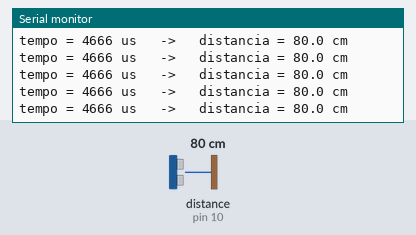
This sketch was run on a simulated Arduino Uno, built with avr-gcc and run on an emulated ATmega328P. On the bench: the last lines printed to the serial monitor. Wiring (inferred from the names in the program): ultrasonic range finder: trigger pin 9; echo pin 10. The inputs (shaded band) are chosen by the test bench; at power-on: distance to the obstacle (sensor on pin 10) 80 cm. The echo pulse lasts 58.3 µs per cm.

Above: at 1.2 s.
1.3 s: distance to the obstacle (sensor on pin 10) set to 35 cm
At 1.38 s:
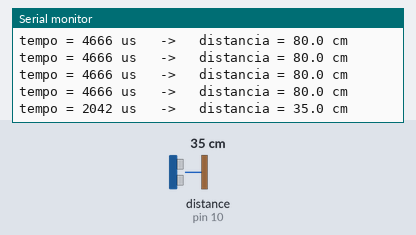
4.3 s: distance to the obstacle (sensor on pin 10) set to 250 cm
At 4.39 s:
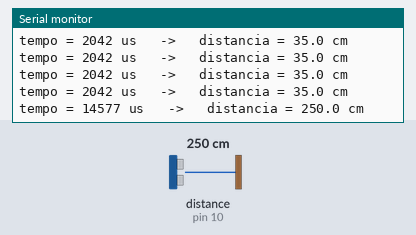
7.3 s: distance to the obstacle (sensor on pin 10) set to 299 cm
At 7.4 s:
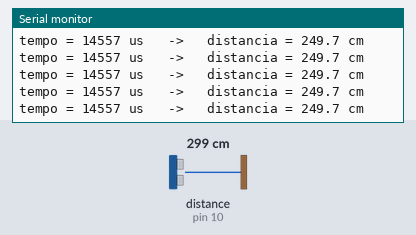
10.3 s: distance to the obstacle (sensor on pin 10) set to 2 cm
At 10.36 s:
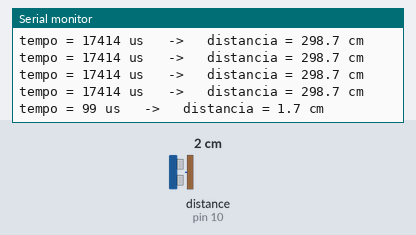
13.3 s: distance to the obstacle (sensor on pin 10) set to 18 cm
At 13.3 s:
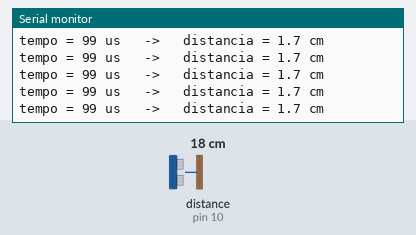
16.3 s: distance to the obstacle (sensor on pin 10) set to 60 cm
At 16.37 s:
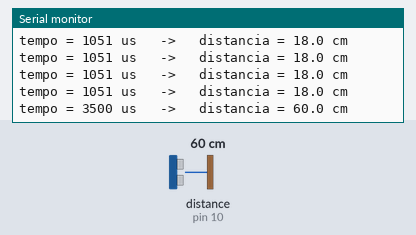
Timing chart, 0 to 19.3 s (numbered marks = the images above; inputs shaded):
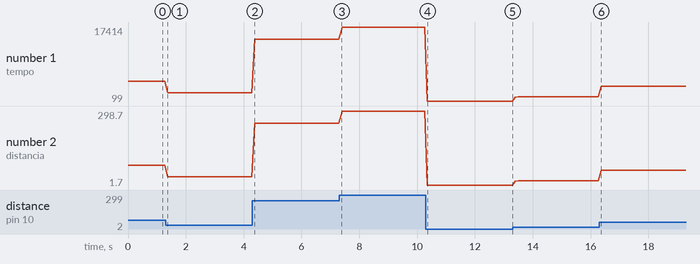

Measured:
- after the input at 1.3 s, the serial monitor: prints a new line after 0.08 s (image 1)
- after the input at 4.3 s, the serial monitor: prints a new line after 0.09 s (image 2)
- after the input at 10.3 s, the serial monitor: prints a new line after 0.06 s (image 4)
- after the input at 16.3 s, the serial monitor: prints a new line after 0.07 s (image 6)
- plotted number 1: 4666 → 2042 after the input at 1.3 s, 2042 → 14557 after the input at 4.3 s, 14557 → 17414 after the input at 7.3 s, 17414 → 99 after the input at 10.3 s, 99 → 1051 after the input at 13.3 s
- plotted number 2: 80 → 35 after the input at 1.3 s, 35 → 249.7 after the input at 4.3 s, 249.7 → 298.7 after the input at 7.3 s, 298.7 → 1.7 after the input at 10.3 s, 1.7 → 18 after the input at 13.3 s

The sketch:

01_hcsr04_basico.ino
```cpp
/*
  01 - HC-SR04: medindo distancia com som
  Placa: Arduino Uno/Nano

  Ligacoes do HC-SR04:
    VCC  -> 5V        GND  -> GND
    TRIG -> pino 9    ECHO -> pino 10

  Como funciona (fisica):
    1. Mandamos um pulso de 10 us no TRIG.
    2. O sensor emite 8 "cliques" ultrassonicos de 40 kHz (inaudiveis).
    3. O pino ECHO fica em HIGH ate o eco voltar. pulseIn() mede esse tempo em microssegundos.
    4. O som anda a ~343 m/s = 0,0343 cm/us. O tempo medido e de IDA E VOLTA, entao:
          distancia (cm) = tempo (us) * 0,0343 / 2  =  tempo / 58,3
       E uma regra de tres: 58,3 us  <->  1 cm.
*/
const int TRIG = 9;
const int ECHO = 10;

void setup() {
  Serial.begin(9600);
  pinMode(TRIG, OUTPUT);
  pinMode(ECHO, INPUT);
  digitalWrite(TRIG, LOW);
}

void loop() {
  // 1) pulso de disparo: LOW limpo, depois HIGH por 10 us
  digitalWrite(TRIG, LOW);  delayMicroseconds(2);
  digitalWrite(TRIG, HIGH); delayMicroseconds(10);
  digitalWrite(TRIG, LOW);

  // 2) mede quanto tempo o ECHO fica em HIGH (timeout de 30 ms = ~5 m)
  unsigned long tempo = pulseIn(ECHO, HIGH, 30000);

  // 3) converte tempo em distancia
  float distancia = tempo * 0.0343 / 2.0;     // cm

  Serial.print("tempo = ");
  Serial.print(tempo);
  Serial.print(" us   ->   distancia = ");
  if (tempo == 0) Serial.println("fora de alcance");
  else { Serial.print(distancia, 1); Serial.println(" cm"); }

  delay(100);   // o fabricante pede >= 60 ms entre medicoes (para o eco anterior "morrer")
}
```
